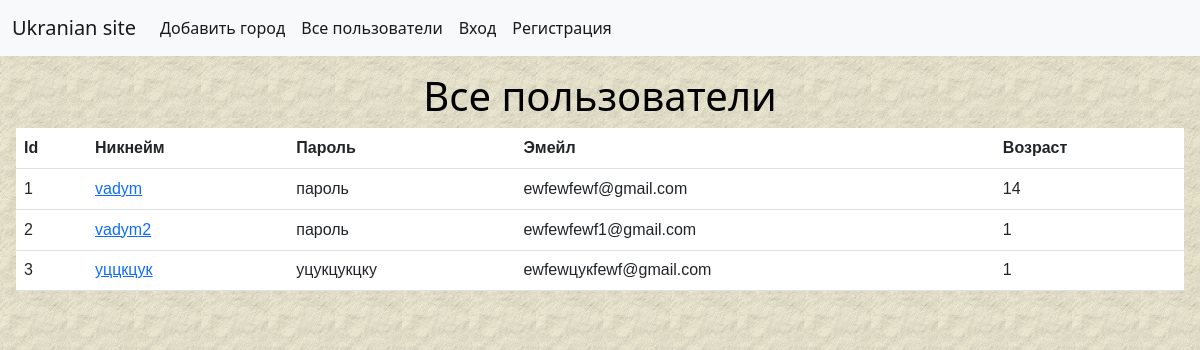
Screenshot of /users with the database file from the repository.
### tables this page shows
CREATE TABLE users (
    id INTEGER PRIMARY KEY AUTOINCREMENT, 
    username_ VARCHAR(50), 
    password_ VARCHAR(50), 
    email_ VARCHAR(50), 
    age_ INTEGER,
    is_login INTEGER,
    avatar VARCHAR(255)
);

### main.py (the view)
@app.route("/users")
def all_users():
    users = curs.execute('SELECT * FROM users').fetchall()
    return render_template('all_users.html',users=users,username=username,avatar=get_curr_avatar())

### main.py (called while the page is built)
def get_curr_avatar():
    if not username:
        return None
    return curs.execute('SELECT avatar FROM users WHERE username_ = ?',[username]).fetchone()['avatar']

### templates/all_users.html
{% extends 'base.html' %}
    {% block main %}
      <h1>Все пользователи</h1>
      <table class="table">
        <tr>
          <th>Id</th>
          <th >Никнейм</th>
          <th >Пароль</th>
          <th>Эмейл</th>
          <th>Возраст</th>
        </tr>
        {%  for user in users%}
        <tr>
          <td>{{ user['id']  }}</td>
          <td> <a href="{{url_for('user',user_name=user['username_'])}}">{{user['username_']}}  </a></td>
          <td >{{ user['password_']  }}</td>
          <td>{{ user['email_']  }}</td>
          <td>{{ user['age_']  }}</td>
        <tr>
        {%  endfor  %}
      </table>
    {% endblock %}

### static/css/style.css (style rules this page uses)
body { background: url('../images/background.jpg') fixed; height: 100%; }
html, body { height: 100%; }
h1 { color: black; text-align: center; }
* { box-sizing: border-box; }
table { font-family: arial, sans-serif; border-collapse: collapse; width: 100%; }
td, th { border: 1px solid rgb(0, 0, 0); text-align: left; padding: 8px; }
tr { background-color: #ffffff; }

### rows the page displays
users: id "1", username_ "vadym", password_ "пароль", email_ "ewfewfewf@gmail.com", age_ "14"
users: id "2", username_ "vadym2", password_ "пароль", email_ "ewfewfewf1@gmail.com", age_ "1"
users: id "3", username_ "уццкцук", password_ "уцукцукцку", email_ "ewfewцукfewf@gmail.com", age_ "1"
